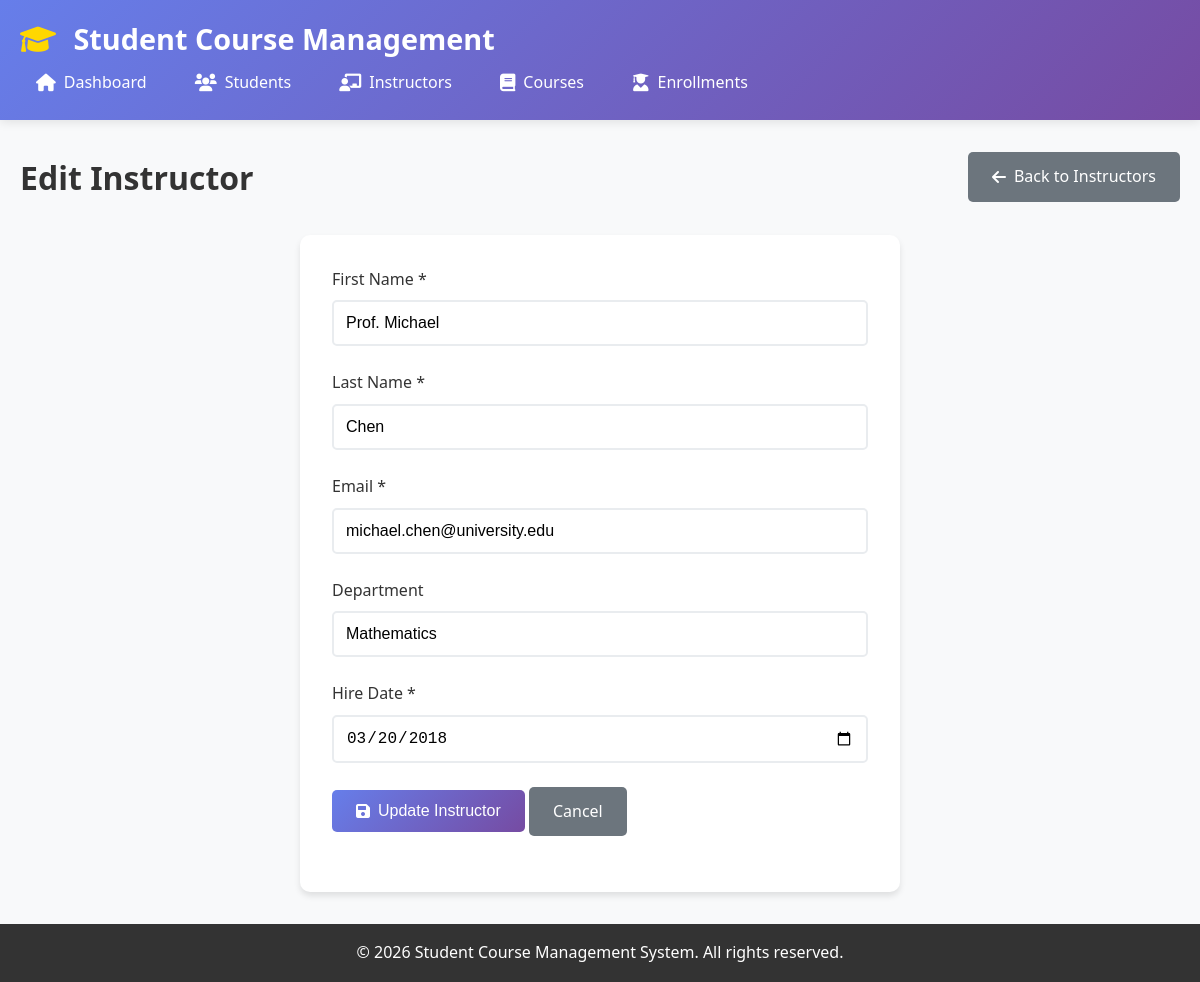
Page /pages/instructors/edit.php?id=2 on the committed database.
### tables this page shows
CREATE TABLE instructors (
    instructor_id INT AUTO_INCREMENT PRIMARY KEY,
    first_name VARCHAR(50) NOT NULL,
    last_name VARCHAR(50) NOT NULL,
    email VARCHAR(100) UNIQUE NOT NULL,
    department VARCHAR(100),
    hire_date DATE,
    created_at TIMESTAMP DEFAULT CURRENT_TIMESTAMP,
    updated_at TIMESTAMP DEFAULT CURRENT_TIMESTAMP ON UPDATE CURRENT_TIMESTAMP
);

### config/database.php (called while the page is built, shortened)
<?php
class Database {
    private static $instance = null;
    private $connection;
    private function __construct() {
        try {
            $dsn = "mysql:host=" . DB_HOST . ";dbname=" . DB_NAME . ";charset=" . DB_CHARSET;
            $options = [
                PDO::ATTR_ERRMODE => PDO::ERRMODE_EXCEPTION,
                PDO::ATTR_DEFAULT_FETCH_MODE => PDO::FETCH_ASSOC,
                PDO::ATTR_EMULATE_PREPARES => false,
            ];
            $this->connection = new PDO($dsn, DB_USER, DB_PASS, $options);
        } catch (PDOException $e) {
            error_log("Database connection failed: " . $e->getMessage());
            throw new Exception("Database connection failed. Please try again later.");
        }
    }
    public static function getInstance() {
        if (self::$instance === null) {
            self::$instance = new self();
        }
        return self::$instance;
    }
    public function query($sql, $params = []) {
        try {
            $stmt = $this->connection->prepare($sql);
            $stmt->execute($params);
            return $stmt;
        } catch (PDOException $e) {
            error_log("Database query failed: " . $e->getMessage());
            throw new Exception("Database operation failed. Please try again.");
        }
    }
}
function getDB() {
    return Database::getInstance();
}
?>

### pages/instructors/edit.php (the view, shortened to what this page needs)
<?php
require_once '../../includes/header.php';
$instructor_id = isset($_GET['id']) ? (int)$_GET['id'] : 0;
try {
    $db = getDB();
    $stmt = $db->query("SELECT * FROM instructors WHERE instructor_id = ?", [$instructor_id]);
    $instructor = $stmt->fetch();
} catch (Exception $e) {
    header('Location: index.php');
    exit;
}
?>
<div class="page-header">
    <h1 class="page-title">Edit Instructor</h1>
    <a href="index.php" class="btn btn-secondary">
        <i class="fas fa-arrow-left"></i> Back to Instructors
    </a>
</div>
<div class="form-container">
    <form method="POST" data-validate>
        <div class="form-group">
            <label for="first_name" class="form-label">First Name *</label>
            <input type="text" id="first_name" name="first_name" class="form-control"
                   value="<?php echo htmlspecialchars($instructor['first_name']); ?>" required>
        </div>
        <div class="form-group">
            <label for="last_name" class="form-label">Last Name *</label>
            <input type="text" id="last_name" name="last_name" class="form-control"
                   value="<?php echo htmlspecialchars($instructor['last_name']); ?>" required>
        </div>
        <div class="form-group">
            <label for="email" class="form-label">Email *</label>
            <input type="email" id="email" name="email" class="form-control"
                   value="<?php echo htmlspecialchars($instructor['email']); ?>" required>
        </div>
        <div class="form-group">
            <label for="department" class="form-label">Department</label>
            <input type="text" id="department" name="department" class="form-control"
                   value="<?php echo htmlspecialchars($instructor['department']); ?>">
        </div>
        <div class="form-group">
            <label for="hire_date" class="form-label">Hire Date *</label>
            <input type="date" id="hire_date" name="hire_date" class="form-control"
                   value="<?php echo htmlspecialchars($instructor['hire_date']); ?>" required>
        </div>
        <div class="form-group">
            <button type="submit" class="btn btn-primary">
                <i class="fas fa-save"></i> Update Instructor
            </button>
            <a href="index.php" class="btn btn-secondary">Cancel</a>
        </div>
    </form>
</div>
<?php require_once '../../includes/footer.php'; ?>

### css/style.css (style rules this page uses)
* { margin: 0; padding: 0; box-sizing: border-box; }
body { font-family: 'Segoe UI', Tahoma, Geneva, Verdana, sans-serif; line-height: 1.6; color: #333; background-color: #f8f9fa; }
.page-header { display: flex; justify-content: space-between; align-items: center; margin-bottom: 2rem; flex-wrap: wrap; gap: 1rem; }
.page-title { font-size: 2rem; color: #333; margin: 0; }
.btn { display: inline-flex; align-items: center; gap: 0.5rem; padding: 0.75rem 1.5rem; border: none; border-radius: 5px; text-decoration: none; font-size: 1rem; font-weight: 500; cursor: pointer; transition: all 0.3s ease; text-align: center; }
.btn-primary { background: linear-gradient(135deg, #667eea 0%, #764ba2 100%); color: white; }
.btn-secondary { background: #6c757d; color: white; }
.form-container { background: white; padding: 2rem; border-radius: 10px; box-shadow: 0 4px 6px rgba(0,0,0,0.1); max-width: 600px; margin: 0 auto; }
.form-group { margin-bottom: 1.5rem; }
.form-label { display: block; margin-bottom: 0.5rem; font-weight: 500; color: #333; }
.form-control { width: 100%; padding: 0.75rem; border: 2px solid #e9ecef; border-radius: 5px; font-size: 1rem; transition: border-color 0.3s ease; }

### rows in the picture
instructors: first_name "Prof. Michael", last_name "Chen", email "michael.chen@university.edu", department "Mathematics", hire_date "03/20/2018"
